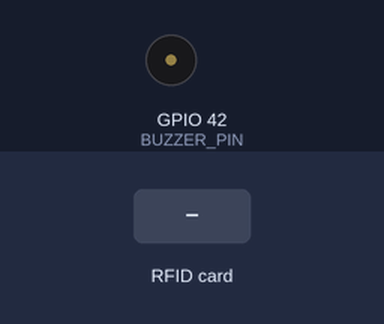
Recording of a sketch running on a simulated ESP32-S3. Parts: buzzer (waves = sounding, pin HIGH). The test bench sets the inputs (shaded band). Pins used as bus, display or sensor lines are not drawn; what the sketch prints to the serial monitor is not drawn.

Above: at 3.4 s.
3.5 s: RFID card 73 23 0E 06 held to the reader
At 3.65 s:
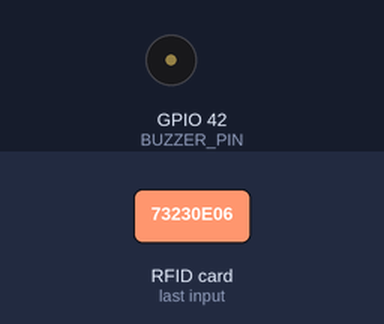
5.2 s: RFID card 6C 8D 1B 06 held to the reader
At 5.32 s:
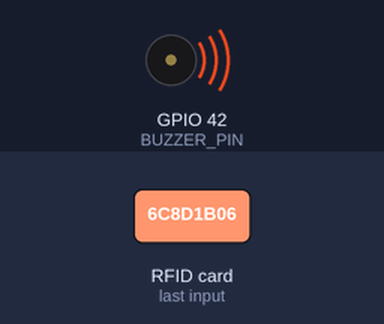
6.7 s: RFID card 5E 7A 19 C4 held to the reader
At 7.6 s:
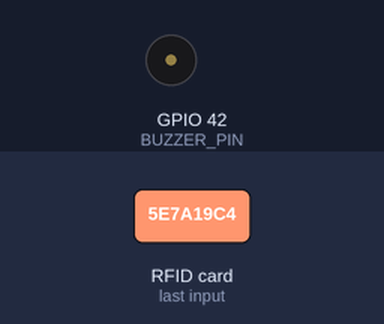
Timing chart, 0 to 9.7 s (numbered marks = the images above; inputs shaded):
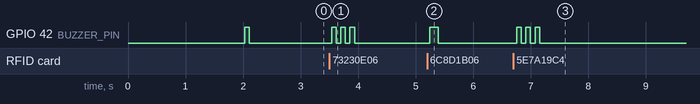

Measured:
- after the input at 3.5 s, GPIO 42 (BUZZER_PIN): alternates HIGH for 0.08 s and LOW for 0.08 s, 6 changes in all, then stays LOW, starting at once
- after the input at 5.2 s, GPIO 42 (BUZZER_PIN): LOW → HIGH after 0.05 s, → LOW 0.15 s later
- after the input at 6.7 s, GPIO 42 (BUZZER_PIN): alternates HIGH for 0.08 s and LOW for 0.08 s, 6 changes in all, then stays LOW, starting after 0.06 s

The sketch:

Test_RFID_RC522_ESP32S3.ino
```cpp
/*
 * ==============================================================================
 * TEST EXCLUSIVO DE LECTOR RFID RC522 (BUS SPI) - ESP32-S3 (PCB V1695)
 * ==============================================================================
 *
 * Propósito:
 *   - Probar y aislar al 100% el funcionamiento del lector RFID RC522.
 *   - SIN cámara, SIN Wi-Fi, SIN backend, para diagnóstico directo y puro en
 *     el Monitor Serie de Arduino IDE.
 *
 * Mapeo de Pines (Validado para PCB V1695):
 *   - SDA (SS): GPIO 2   (Regleta Izquierda, pin 8 desde abajo)
 *   - SCK:      GPIO 14  (Regleta Izquierda, pin 2 desde abajo)
 *   - MOSI:     GPIO 21  (Regleta Derecha, pin 4 desde abajo)
 *   - MISO:     GPIO 47  (Regleta Derecha, pin 5 desde abajo)
 *   - RST:      GPIO 48  (Regleta Derecha, pin 6 desde abajo)
 *   - VCC:      3.3V     (¡NUNCA 5V!)
 *   - GND:      GND      (Masa común)
 *   - IRQ:      (Dejar libre)
 *
 * Monitor Serie: 115200 baudios
 * ==============================================================================
 */

#include <MFRC522.h>
#include <SPI.h>

// Definición estricta de pines SPI
#define RFID_SS_PIN 2    // SDA / Slave Select en RC522
#define RFID_RST_PIN 48  // RST en RC522
#define RFID_SCK_PIN 14  // SCK en RC522
#define RFID_MOSI_PIN 21 // MOSI en RC522
#define RFID_MISO_PIN 47 // MISO en RC522

// Pin del Buzzer Activo (controlado por Transistor 2N2222A con resistencia de 1kΩ)
#define BUZZER_PIN 42

// Instancia del lector MFRC522
MFRC522 mfrc522(RFID_SS_PIN, RFID_RST_PIN);

unsigned long lastStatusPrint = 0;
const unsigned long STATUS_INTERVAL_MS = 3000;
unsigned long totalScans = 0;

// Funciones de señalización acústica
void beepStartup() {
  digitalWrite(BUZZER_PIN, HIGH);
  delay(80);
  digitalWrite(BUZZER_PIN, LOW);
}

void beepSuccess() {
  digitalWrite(BUZZER_PIN, HIGH);
  delay(150);
  digitalWrite(BUZZER_PIN, LOW);
}

void beepDenied() {
  for (int i = 0; i < 3; i++) {
    digitalWrite(BUZZER_PIN, HIGH);
    delay(80);
    digitalWrite(BUZZER_PIN, LOW);
    delay(80);
  }
}

void setup() {
  Serial.begin(115200);
  delay(2000); // Pausa de 2s para abrir el Monitor Serie

  Serial.println();
  Serial.println(
      "==============================================================");
  Serial.println("   TEST EXCLUSIVO DE DIAGNÓSTICO RFID RC522 - ESP32-S3");
  Serial.println(
      "==============================================================");
  Serial.printf("Configuración de Pines SPI:\n");
  Serial.printf("  -> SDA (SS) : GPIO %d\n", RFID_SS_PIN);
  Serial.printf("  -> SCK      : GPIO %d\n", RFID_SCK_PIN);
  Serial.printf("  -> MOSI     : GPIO %d\n", RFID_MOSI_PIN);
  Serial.printf("  -> MISO     : GPIO %d\n", RFID_MISO_PIN);
  Serial.printf("  -> RST      : GPIO %d\n", RFID_RST_PIN);
  // 0. Inicializar Buzzer
  pinMode(BUZZER_PIN, OUTPUT);
  digitalWrite(BUZZER_PIN, LOW);
  Serial.printf("  -> BUZZER   : GPIO %d (Transistor 2N2222A)\n", BUZZER_PIN);
  beepStartup(); // Micro-bip de confirmación de arranque

  // 1. Inicializar bus SPI en los GPIOs designados
  Serial.println("[PASO 1] Inicializando bus SPI por hardware...");
  pinMode(RFID_SS_PIN, OUTPUT);
  digitalWrite(RFID_SS_PIN, HIGH);
  pinMode(RFID_RST_PIN, OUTPUT);
  digitalWrite(RFID_RST_PIN, HIGH);
  delay(10);

  SPI.begin(RFID_SCK_PIN, RFID_MISO_PIN, RFID_MOSI_PIN, RFID_SS_PIN);

  // 2. Inicializar chip MFRC522
  Serial.println("[PASO 2] Inicializando chip MFRC522 (PCD_Init)...");
  mfrc522.PCD_Init();
  delay(100);

  // 3. Diagnóstico de comunicación SPI
  Serial.println("[PASO 3] Leyendo registro de versión (VersionReg)...");
  byte ver = mfrc522.PCD_ReadRegister(mfrc522.PCD_Register::VersionReg);
  Serial.printf("  ===> VersionReg leído: 0x%02X <===\n", ver);

  if (ver == 0x92) {
    Serial.println("  [ESTADO: 🟢 OK] Chip NXP MFRC522 versión 2.0 detectado.");
  } else if (ver == 0x91) {
    Serial.println("  [ESTADO: 🟢 OK] Chip NXP MFRC522 versión 1.0 detectado.");
  } else if (ver == 0x82) {
    Serial.println("  [ESTADO: 🟢 OK] Chip RC522 Clon funcional detectado (¡Tu "
                   "chip legítimo!).");
  } else if (ver == 0xEE) {
    Serial.println(
        "  [ESTADO: ⚠️ ALERTA] Lectura 0xEE detectada (Loopback de bus SPI).");
    Serial.println(
        "  -> CAUSA: El cable MOSI (GPIO 21) y MISO (GPIO 47) están tocándose");
    Serial.println("            o en la misma fila de la protoboard.");
    Serial.println("  -> ACCIÓN: Separa esos dos cables en la protoboard.");
  } else if (ver == 0x00 || ver == 0xFF) {
    Serial.println("  [ESTADO: 🔴 ERROR] Sin comunicación en el bus SPI (Línea "
                   "en 0 o flotante).");
    Serial.println("  -> Revisa alimentación 3.3V y GND en el RC522.");
    Serial.println(
        "  -> Revisa que el pin RST esté en GPIO 48 y MISO en GPIO 47.");
  } else {
    Serial.printf("  [ESTADO: 🟡 AVISO] Registro 0x%02X detectado. Verifica "
                  "cableado si no lee.\n",
                  ver);
  }

  Serial.println(
      "--------------------------------------------------------------");
  Serial.println("  Lector listo para pruebas continuas.");
  Serial.println("  Acerca tu tarjeta o llavero RFID al lector...");
  Serial.println(
      "==============================================================");
  Serial.println();
}

void loop() {
  unsigned long currentMillis = millis();

  // 1. Comprobar si hay una tarjeta presente y leer su número de serie
  if (mfrc522.PICC_IsNewCardPresent() && mfrc522.PICC_ReadCardSerial()) {
    totalScans++;

    // Convertir el UID a String Hexadecimal limpio
    String uidHex = "";
    for (byte i = 0; i < mfrc522.uid.size; i++) {
      if (mfrc522.uid.uidByte[i] < 0x10)
        uidHex += "0";
      uidHex += String(mfrc522.uid.uidByte[i], HEX);
    }
    uidHex.toUpperCase();

    // Tipo de tarjeta PICC
    MFRC522::PICC_Type piccType = mfrc522.PICC_GetType(mfrc522.uid.sak);
    String piccName = String(mfrc522.PICC_GetTypeName(piccType));

    // Impresión inmediata en el Monitor Serie
    Serial.println("**************************************************");
    Serial.printf("  ¡TARJETA DETECTADA! (Lectura #%lu)\n", totalScans);
    Serial.printf("  UID HEX     : %s\n", uidHex.c_str());
    Serial.printf("  Bytes UID   : %d bytes\n", mfrc522.uid.size);
    Serial.printf("  Tipo PICC   : %s\n", piccName.c_str());
    Serial.println("  ----------------------------------------------");

    // Evaluación local de reglas de acceso
    if (uidHex == "73230E06") {
      Serial.println("  POLÍTICA    : 🔴 [ACCESO DENEGADO]");
      Serial.println("  ESTADO      : CREDENCIAL BLOQUEADA");
      Serial.println("  TITULAR     : Socio #1");
      beepDenied();
    } else if (uidHex == "6C8D1B06") {
      Serial.println("  POLÍTICA    : 🟢 [ACCESO CONCEDIDO]");
      Serial.println("  ESTADO      : CREDENCIAL AUTORIZADA");
      Serial.println("  TITULAR     : Socio Activo #2");
      beepSuccess();
    } else {
      Serial.println("  POLÍTICA    : ⚪ [CREDENCIAL NO REGISTRADA]");
      Serial.println("  ESTADO      : TARJETA DESCONOCIDA");
      beepDenied();
    }
    Serial.println("**************************************************");
    Serial.println();

    // Poner la tarjeta en reposo y detener encriptación
    mfrc522.PICC_HaltA();
    mfrc522.PCD_StopCrypto1();

    // Pequeño delay de cortesía para evitar lecturas continuas de la misma
    // tarjeta
    delay(1000);
  }

  // 2. Mensaje periódico de latido/diagnóstico cada 3 segundos
  if (currentMillis - lastStatusPrint > STATUS_INTERVAL_MS) {
    lastStatusPrint = currentMillis;

    // Verificar en tiempo real si el bus SPI sigue respondiendo
    byte liveVer = mfrc522.PCD_ReadRegister(mfrc522.PCD_Register::VersionReg);
    if (liveVer == 0x82 || liveVer == 0x91 || liveVer == 0x92) {
      Serial.printf("[ESTADO VIVO] Lector OK (0x%02X) | Esperando tarjeta...\n",
                    liveVer);
    } else if (liveVer == 0xEE) {
      Serial.println("[ESTADO VIVO] ⚠️ Corto MOSI/MISO detectado (0xEE) | "
                     "Separa cables 21 y 47.");
    } else {
      Serial.printf("[ESTADO VIVO] 🔴 Falla de bus (0x%02X) | Revisa cables en "
                    "protoboard.\n",
                    liveVer);
    }
  }

  delay(20); // Pausa de 20ms para estabilidad
}
```
